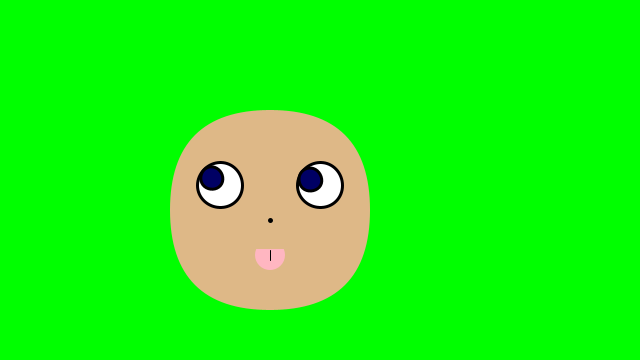
Frame 1 (no input)
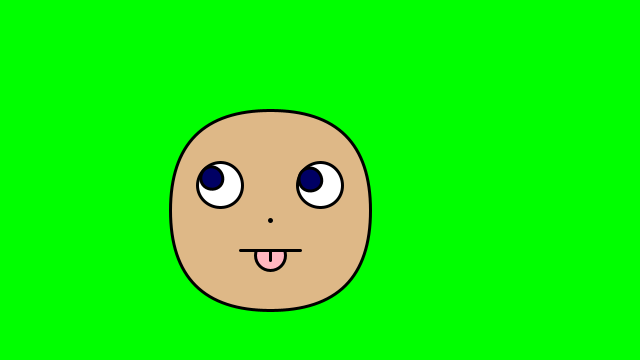
Frame 60 (the mouse pressed at the canvas centre just before this capture)
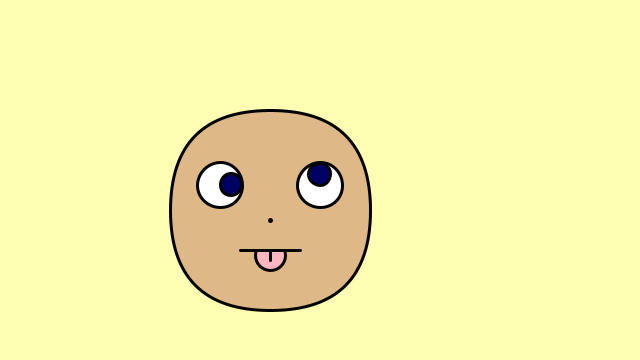
Frame 120 (the mouse held since frame 60 and released just before this capture)

The Processing sketch that drew these frames (run headless with seeded random() and noise(); from frame 60 on, the mouse is pressed at the canvas centre):

// Processing sketch: tonguew_eyes
// ── tonguew_eyes.pde

Eye e1, e2;

void setup() {
  size(640, 360);
  noStroke();
  e1 = new Eye( 220, 185, 45);
  e2 = new Eye( 320, 185, 45);
}

void draw() {
  background(mouseX,440,mouseY);

  //body
  fill(222,184,135);
  rect(170,110,200,200,280);

  //mouth
   fill(255,182,193);
  ellipse(270,255,30,30);
  line(240,250,300,250);
   
  
  
   fill(222,184,135);
   noStroke();
   rect(255,229,40,20);
    
    stroke(0);
    line(270,250,270,260);  
    
   //nose
   strokeWeight(5);
   stroke(0);
   point(270,220);
    
    
  
  e1.update(mouseX, mouseY);
  e2.update(mouseX, mouseY);

  e1.display();
  e2.display();
}
  

class Eye {
  int x, y;
  int size;
  float angle = 0.0;

  Eye(int tx, int ty, int ts) {
    x = tx;
    y = ty;
    size = ts;
  }

  void update(int mx, int my) {
    angle = atan2(my-y, mx-x);
  }

  void display() {
    pushMatrix();
    translate(x, y);
    fill(255);
    strokeWeight(3);
    stroke(0);
    ellipse(0, 0, size, size);
    rotate(angle);
    fill(0, 0, 100);
    ellipse(size/4, 0, size/2, size/2);
    popMatrix();
  }
}
